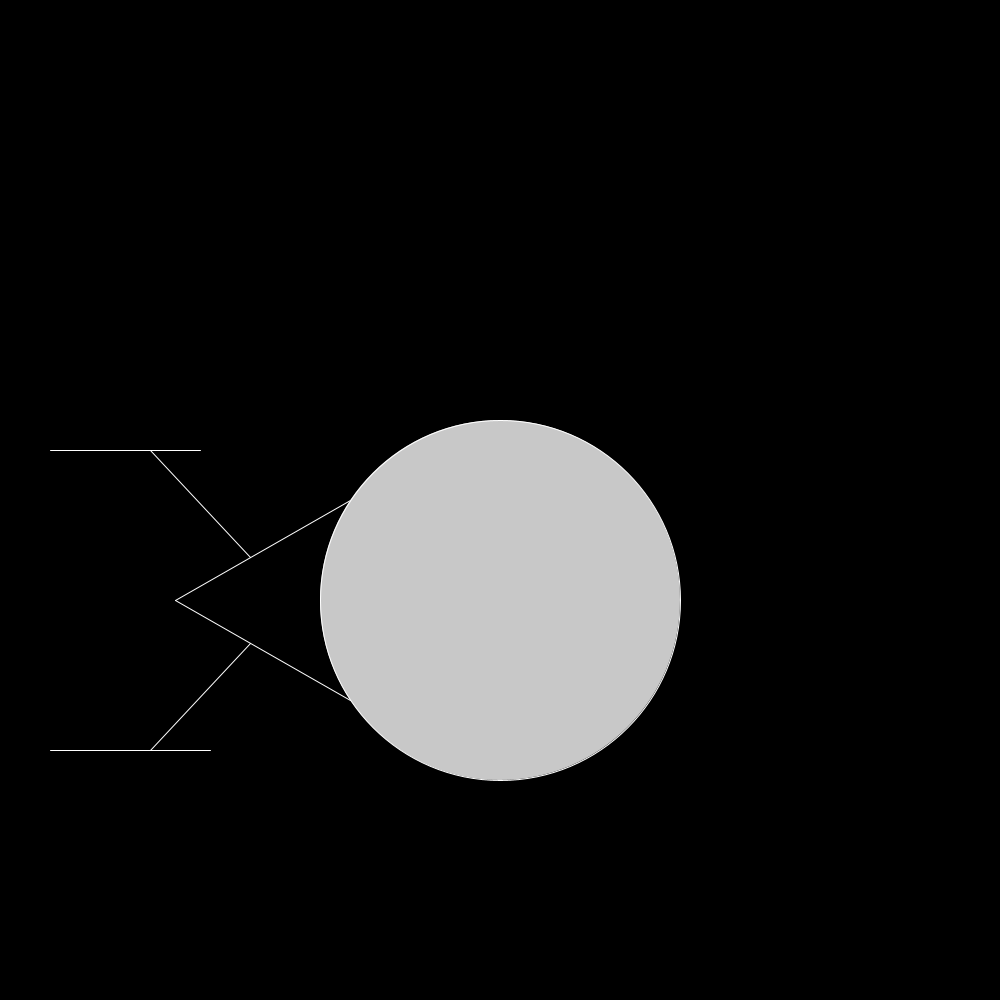
Frame 1 (no input)
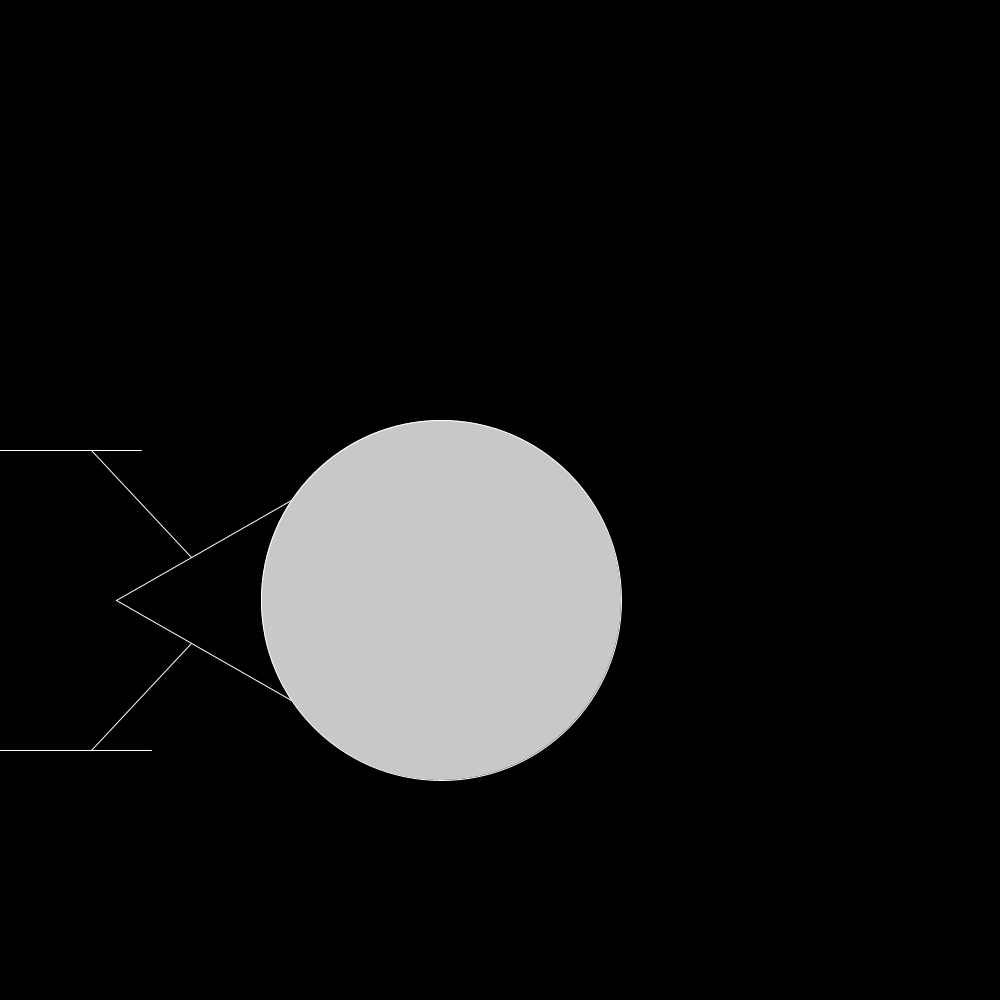
Frame 60 (the mouse pressed at the canvas centre just before this capture)
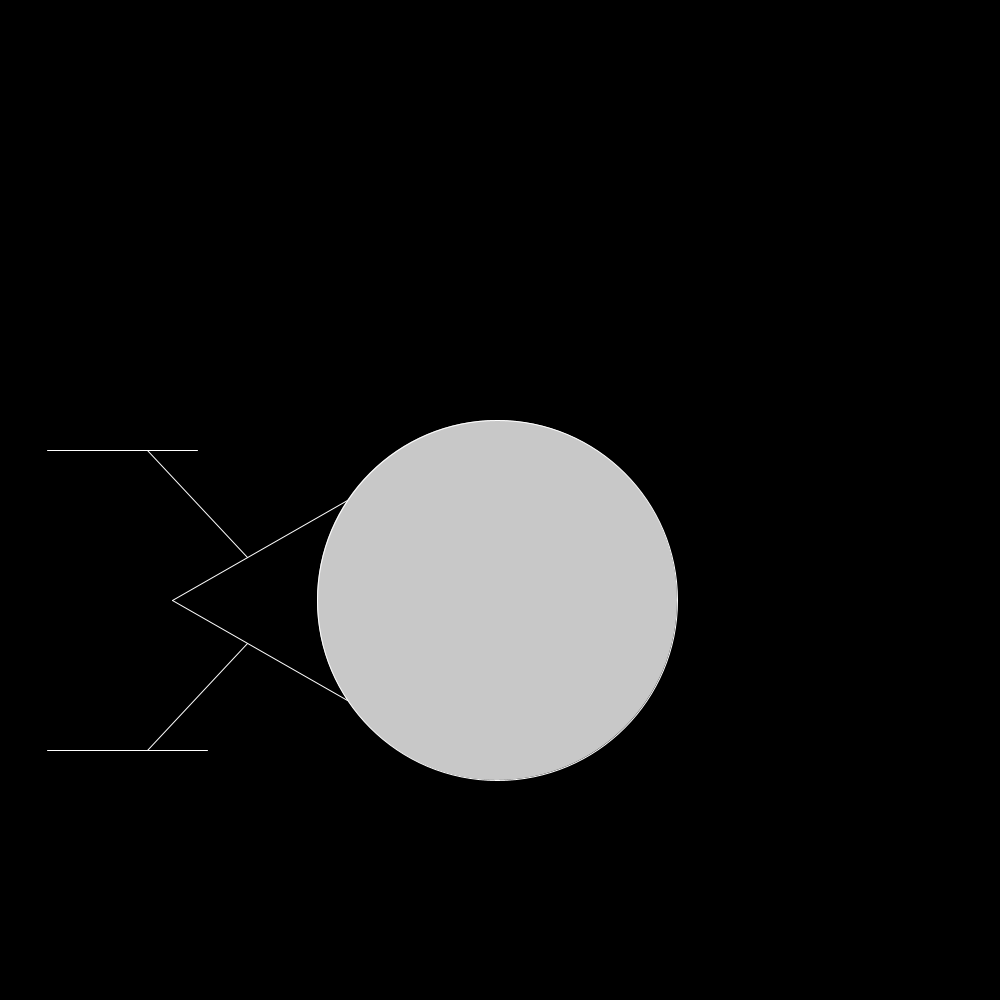
Frame 120 (the mouse held since frame 60 and released just before this capture)

The Processing sketch that drew these frames (run headless with seeded random() and noise(); from frame 60 on, the mouse is pressed at the canvas centre):

// Processing sketch: starship_enterprise2
// ── starship_enterprise2.pde
void setup ()
{
  background(255,255,153);
  size(1000,1000);
  px=175;
  dx=-1;
  py=600;
  dy=450;
  fx=500;
  fy=150;
  nx=210;
  ax=350;
  bx=250;
  cx=50;
  ex=200;
}

int px, py, dy, fx, fy, nx, ax, bx, cx, ex;
int dx;
void draw()
{
  background(0);
stroke(255);
size(1000,1000);
fill(200);
line(px, py, ax, 700);
line(px, py, ax, 500);
ellipse(fx, py, 360, 360);
line (fy,dy, bx, 557);
line(fy,dy, cx, 450);
line(fy,dy, ex,450);
line(fy,750, bx, 643);
line(nx,750, cx, 750);

px= px + dx;
fx=fx+dx;
fy=fy+dx;
nx=nx+dx;
ax=ax+dx;
bx=bx+dx;
cx=cx+dx;
ex=ex+dx;
  if (mouseX > 250)
  {
    dx=1;
  }
  if(mouseX <250)
  {
    dx=-1;
  }
 }
